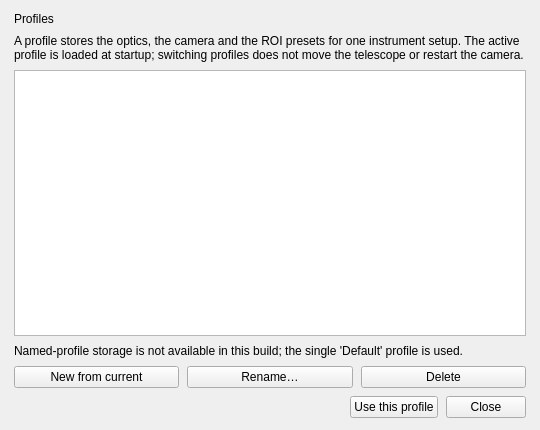
<?xml version="1.0" encoding="UTF-8"?>
<ui version="4.0">
 <class>ProfileManagerDialog</class>
 <widget class="QWidget" name="ProfileManagerDialog">
  <property name="geometry">
   <rect>
    <x>0</x>
    <y>0</y>
    <width>540</width>
    <height>430</height>
   </rect>
  </property>
  <property name="windowTitle">
   <string>Profiles</string>
  </property>
  <layout class="QVBoxLayout" name="profileManagerLayout">
   <property name="spacing">
    <number>8</number>
   </property>
   <property name="leftMargin">
    <number>14</number>
   </property>
   <property name="topMargin">
    <number>12</number>
   </property>
   <property name="rightMargin">
    <number>14</number>
   </property>
   <property name="bottomMargin">
    <number>12</number>
   </property>
   <item>
    <widget class="QLabel" name="profileManagerTitle">
     <property name="role" stdset="0">
      <string>title</string>
     </property>
     <property name="text">
      <string>Profiles</string>
     </property>
    </widget>
   </item>
   <item>
    <widget class="QLabel" name="profileManagerHint">
     <property name="role" stdset="0">
      <string>hint</string>
     </property>
     <property name="wordWrap">
      <bool>true</bool>
     </property>
     <property name="text">
      <string>A profile stores the optics, the camera and the ROI presets for one instrument setup. The active profile is loaded at startup; switching profiles does not move the telescope or restart the camera.</string>
     </property>
    </widget>
   </item>
   <item>
    <widget class="QListWidget" name="profileList">
     <property name="toolTip">
      <string>The saved profiles. The active one is marked. Select a name to rename, delete or use it.</string>
     </property>
    </widget>
   </item>
   <item>
    <widget class="QLabel" name="profileManagerStoreHint">
     <property name="role" stdset="0">
      <string>hint</string>
     </property>
     <property name="wordWrap">
      <bool>true</bool>
     </property>
     <property name="visible">
      <bool>false</bool>
     </property>
     <property name="text">
      <string>Named-profile storage is not available in this build; the single 'Default' profile is used.</string>
     </property>
    </widget>
   </item>
   <item>
    <layout class="QHBoxLayout" name="profileEditRow">
     <item>
      <widget class="QPushButton" name="profileNewButton">
       <property name="text">
        <string>New from current</string>
       </property>
       <property name="toolTip">
        <string>Saves the current optics, camera and ROI presets under a new name. The new profile becomes active.</string>
       </property>
      </widget>
     </item>
     <item>
      <widget class="QPushButton" name="profileRenameButton">
       <property name="text">
        <string>Rename…</string>
       </property>
       <property name="toolTip">
        <string>Changes the name of the selected profile. The saved values do not change.</string>
       </property>
      </widget>
     </item>
     <item>
      <widget class="QPushButton" name="profileDeleteButton">
       <property name="text">
        <string>Delete</string>
       </property>
       <property name="danger" stdset="0">
        <bool>true</bool>
       </property>
       <property name="toolTip">
        <string>Removes the selected profile. The last profile cannot be deleted.</string>
       </property>
      </widget>
     </item>
    </layout>
   </item>
   <item>
    <layout class="QHBoxLayout" name="profileActionRow">
     <item>
      <spacer name="profileActionSpacer">
       <property name="orientation">
        <enum>Qt::Horizontal</enum>
       </property>
       <property name="sizeHint" stdset="0">
        <size>
         <width>40</width>
         <height>20</height>
        </size>
       </property>
      </spacer>
     </item>
     <item>
      <widget class="QPushButton" name="profileUseButton">
       <property name="primary" stdset="0">
        <bool>true</bool>
       </property>
       <property name="text">
        <string>Use this profile</string>
       </property>
       <property name="toolTip">
        <string>Loads the selected profile and makes it the active one. The camera stays connected; apply a ROI preset if the strip changed.</string>
       </property>
      </widget>
     </item>
     <item>
      <widget class="QPushButton" name="profileCloseButton">
       <property name="text">
        <string>Close</string>
       </property>
      </widget>
     </item>
    </layout>
   </item>
  </layout>
 </widget>
 <resources/>
 <connections/>
</ui>
